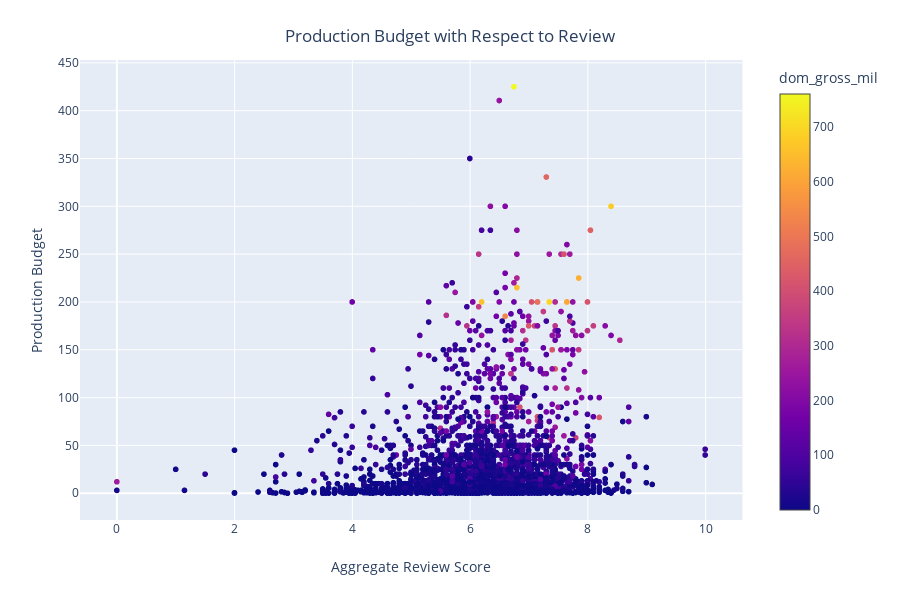

Notebook cell for this chart:
### Code cell
fig = pt.scatter(profit_df, x = 'avg_rating', y = 'prod_budget_mil', color = 'dom_gross_mil', hover_name = 'title',
                 labels = {'avg_rating': 'Aggregate Review Score', 'prod_budget_mil': 'Production Budget',
                           'genres': 'Genres'}
                )

fig.update_layout(
    title={
        'text': "Production Budget with Respect to Review",
        'y':0.95,
        'x':0.5,
        'xanchor': 'center',
        'yanchor': 'top'}, showlegend = False)

fig.show()

### Figure 1 — Plotly figure (JSON) as saved in the notebook; plotly's stock layout.template omitted (floating-point values rounded to 4 significant figures; data arrays with more than 128 entries replaced by an {"elided": "..."} marker saying what was removed)
{"data": [{"hoverlabel": {"namelength": 0}, "hovertemplate": "<b>%{hovertext}</b><br><br>Aggregate Review Score=%{x}<br>Production Budget=%{y}<br>dom_gross_mil=%{marker.color}", "hovertext": {"elided": "2343 str values"}, "legendgroup": "", "marker": {"color": {"elided": "2343 int values"}, "coloraxis": "coloraxis", "symbol": "circle"}, "mode": "markers", "name": "", "showlegend": false, "type": "scattergl", "x": {"elided": "2343 float values"}, "xaxis": "x", "y": {"elided": "2343 float values"}, "yaxis": "y"}], "layout": {"coloraxis": {"colorbar": {"title": {"text": "dom_gross_mil"}}, "colorscale": [[0, "#0d0887"], [0.1111, "#46039f"], [0.2222, "#7201a8"], [0.3333, "#9c179e"], [0.4444, "#bd3786"], [0.5556, "#d8576b"], [0.6667, "#ed7953"], [0.7778, "#fb9f3a"], [0.8889, "#fdca26"], [1, "#f0f921"]]}, "height": 600, "legend": {"tracegroupgap": 0}, "margin": {"t": 60}, "showlegend": false, "title": {"text": "Production Budget with Respect to Review", "x": 0.5, "xanchor": "center", "y": 0.95, "yanchor": "top"}, "xaxis": {"anchor": "y", "domain": [0, 0.98], "title": {"text": "Aggregate Review Score"}}, "yaxis": {"anchor": "x", "domain": [0, 1], "title": {"text": "Production Budget"}}}}
